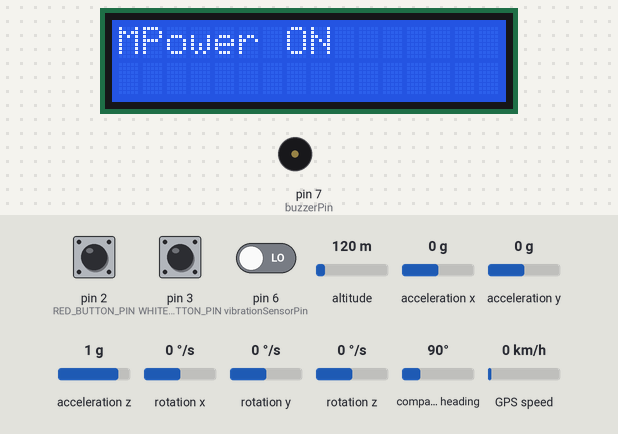
Simulated run of this sketch. Board: Arduino Uno, built with avr-gcc and run on an emulated ATmega328P. On the bench: 16×2 character LCD, buzzer (waves = sounding, pin HIGH). Wiring (inferred from the names in the program): MPU-6050 motion sensor at I2C address 0x68. The inputs (shaded band) are chosen by the test bench; at power-on: pin 3 (WHITE_BUTTON_PIN) LOW, pin 6 (vibrationSensorPin) LOW, pin 2 (RED_BUTTON_PIN) LOW, acceleration z 1 g, altitude 120 m, acceleration x 0 g, acceleration y 0 g, rotation x 0 °/s, rotation y 0 °/s, rotation z 0 °/s, compass heading 90°, GPS speed 0 km/h. The GPS gets a fix after 3 s at 37.7749, -122.4194 with 8 satellites; the modem accepts every AT command (registered, SIM ready, sends succeed) and sends nothing else; what the sketch prints to the serial monitor is not drawn.

Above: at 1.7 s.
At 10.6 s:
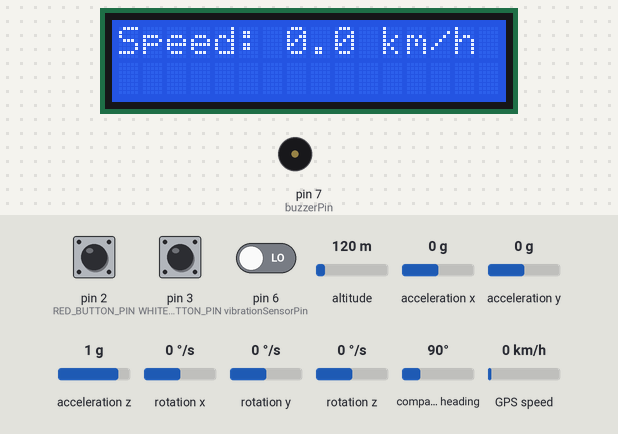
10.7 s: pin 3 (WHITE_BUTTON_PIN) pulled HIGH for 0.15 s
At 11.8 s:
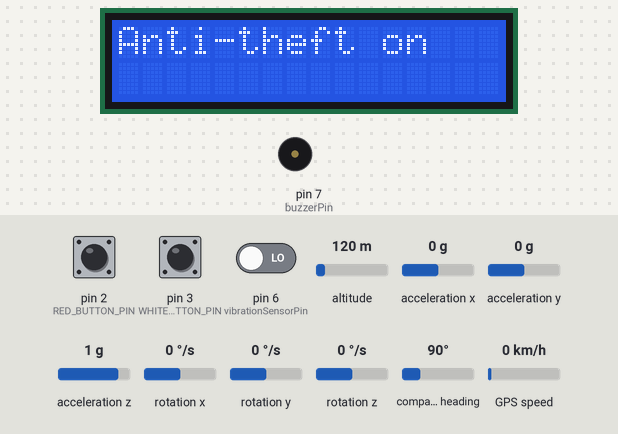
13.8 s: pin 6 (vibrationSensorPin) driven HIGH
16.8 s: pin 2 (RED_BUTTON_PIN) pulled HIGH for 1 s
At 18.6 s:
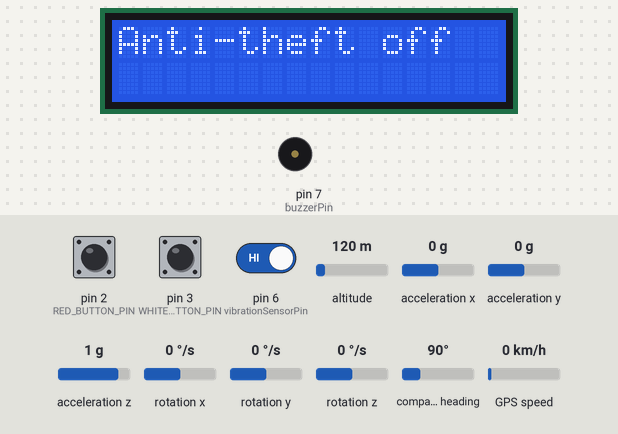
20.8 s: pin 2 (RED_BUTTON_PIN) pulled HIGH for 0.15 s
22.4 s: pin 3 (WHITE_BUTTON_PIN) pulled HIGH for 1 s
At 24.4 s:
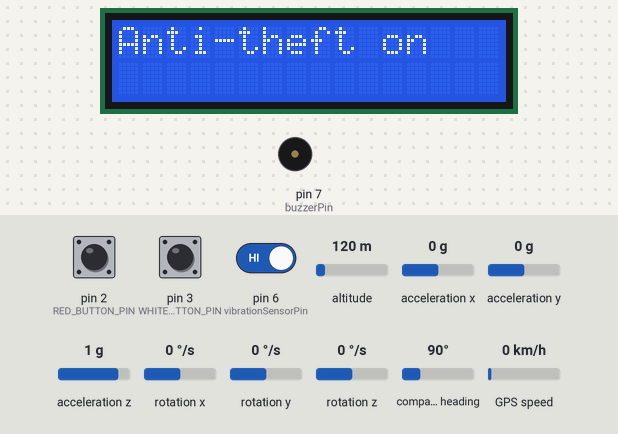
24.9 s: acceleration z set to 0.1 g
26.6 s: acceleration z set to -0.2 g
At 27.7 s:
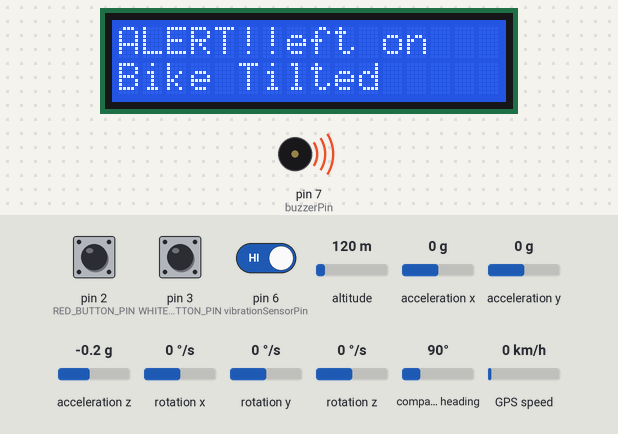
Timing chart, 0 to 32.9 s (numbered marks = the images above; inputs shaded):
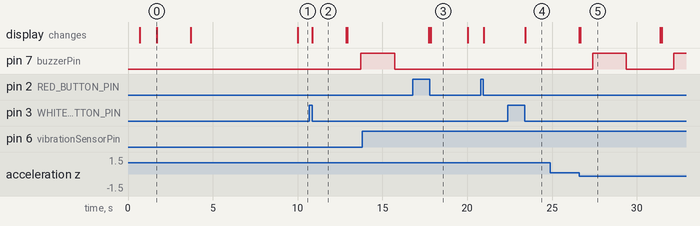

Measured:
- the behaviour switches between 0 and -0.1 g on acceleration z (found by bisection; images 4 and 5)
- after the input at 10.7 s, pin 7 (buzzerPin): LOW → HIGH after 3.0 s; the display: changes after 0.17 s (image 2)
- after the input at 16.8 s, the display: first differs from a run without the input after 1.0 s (image 3)
- after the input at 22.4 s, the display: changes after 1.0 s (image 4)
- after the input at 24.9 s, every drawn part: stays the same
- after the input at 26.6 s, pin 7 (buzzerPin): LOW → HIGH after 0.79 s, → LOW 2.0 s later, → HIGH 2.8 s later; the display: first changes at once (image 5 shows a later state)
- what the display in image 0 shows lasts 2.0 s, from 1.7 s to 3.7 s
- what the display in image 3 shows lasts 2.2 s, from 17.8 s to 20.0 s

The sketch:

mactim.ino
```cpp
#include <Wire.h>
#include <LiquidCrystal_I2C.h>
#include <MPU6050.h>
#include <SoftwareSerial.h>
#include <TinyGPS++.h>

// Function declarations
void checkAccelerometer();
void checkVibration();
void displayString(String str, int row, int col);
void sendSMS(String recipient, String message);
String getGoogleMapsLink();
float calculateSpeed();
void displaySpeed(float speed);
void countPulse();
void checkSpeed();

// Pin definitions
#define RED_BUTTON_PIN 2
#define WHITE_BUTTON_PIN 3
#define irPin 4
#define accInterruptPin 5
#define vibrationSensorPin 6
#define buzzerPin 7
#define GSM_RX_PIN 10
#define GSM_TX_PIN 11
#define GPS_RX_PIN 14
#define GPS_TX_PIN 15

const float tireRadius = 0.3; // Radius of the tire in meters
const float tireCircumference = 2 * PI * tireRadius;
const int numSpokes = 6;
const int speedLimit = 30;

volatile unsigned int pulseCount = 0; // Counter for the number of pulses from the IR sensor
unsigned long prevTime = 0; // Previous time of pulse count measurement

const int MPU = 0x68; // MPU6050 I2C address

LiquidCrystal_I2C lcd(0x27, 16, 2);
MPU6050 mpu;
SoftwareSerial gsmSerial(GSM_RX_PIN, GSM_TX_PIN);
SoftwareSerial gpsSerial(GPS_RX_PIN, GPS_TX_PIN);
TinyGPSPlus gps;

bool antiTheftMode = false;
double latitude, longitude;
String lat_str, lng_str;

void setup() {
  pinMode(buzzerPin, OUTPUT);
  pinMode(vibrationSensorPin, INPUT);
  pinMode(WHITE_BUTTON_PIN, INPUT);
  pinMode(RED_BUTTON_PIN, INPUT);
  pinMode(accInterruptPin, INPUT);
  pinMode(GSM_RX_PIN, INPUT);
  pinMode(GSM_TX_PIN, OUTPUT);

  Serial.begin(9600);
  Wire.begin();                      // Initialize communication
  Wire.beginTransmission(MPU);       // Start communication with MPU6050
  Wire.write(0x6B);                  // Talk to the register 6B
  Wire.write(0x00);                  // Make reset - place a 0 into the 6B register
  Wire.endTransmission(true);        // End the transmission

  gsmSerial.begin(9600);
  // Configure SIM900A module
  delay(200);
  gsmSerial.println("AT");
  delay(200);
  gsmSerial.println("AT+CMGF=1"); // Set SMS mode to text
  delay(200);

  gpsSerial.begin(19200);

  lcd.init();
  lcd.backlight();
  lcd.clear();
  lcd.setCursor(0, 0);
  lcd.print("MaCTiM");
  delay(1000);
  lcd.setCursor(1, 0);
  lcd.print("Power ON");
  delay(2000);
  lcd.clear();
}

void loop() {
  if (digitalRead(WHITE_BUTTON_PIN) == HIGH) {
    delay(50);  // Debounce delay
    if (digitalRead(WHITE_BUTTON_PIN) == LOW) {
      antiTheftMode = true;
      lcd.clear();
      lcd.setCursor(0, 0);
      lcd.print("Anti-theft on");
      delay(2000);
    }
  } else if (digitalRead(RED_BUTTON_PIN) == HIGH) {
    delay(50);  // Debounce delay
    if (digitalRead(RED_BUTTON_PIN) == LOW) {
      antiTheftMode = false;
      lcd.clear();
      lcd.setCursor(0, 0);
      lcd.print("Anti-theft off");
    }
  }

  // Additional code for anti-theft mode
  if (antiTheftMode) {
    checkVibration();
    checkAccelerometer();
  } else {
    checkSpeed();
  }
}

void checkVibration() {
  if (digitalRead(vibrationSensorPin) == HIGH) {
    digitalWrite(buzzerPin, LOW);
  } else {
    displayString("ALERT!!", 0, 0);
    delay(50);
    displayString("Vibration Detected", 1, 0);
    delay(50);
    sendSMS("+9475-------", "ALERT! Vibration detected. Bike Location: " + getGoogleMapsLink());
    delay(50);
    digitalWrite(buzzerPin, HIGH);
    delay(2000);
    digitalWrite(buzzerPin, LOW);
    delay(2000);
    lcd.clear();
  }
}

void checkAccelerometer() {
  int16_t ax, ay, az;
  mpu.getAcceleration(&ax, &ay, &az);

  float roll = atan2(ay, az) * 180.0 / PI;
  float pitch = atan2(ax, az) * 180.0 / PI;

  if (abs(roll) > 60 || abs(pitch) > 60) {
    displayString("ALERT!!", 0, 0);
    delay(50);
    displayString("Bike Tilted", 1, 0);
    delay(50);
    sendSMS("+9475-------", "ALERT! Bike tilted. Bike Location: " + getGoogleMapsLink());
    digitalWrite(buzzerPin, HIGH);
    delay(2000);
    digitalWrite(buzzerPin, LOW);
    delay(2000);
    lcd.clear();
  }
}

void displayString(String str, int row, int col) {
  lcd.setCursor(col, row);
  lcd.print(str);
}

void sendSMS(String recipient, String message) {
  gsmSerial.println("AT+CMGF=1");
  delay(100);

  gsmSerial.println("AT+CMGS=\"" + recipient + "\"");
  delay(100);

  gsmSerial.println(message);
  delay(100);

  gsmSerial.write(26);
  delay(100);

  Serial.println("SMS Sent successfully!");
}

void checkSpeed() {
  if (millis() - prevTime >= 10000) {
    float speed = calculateSpeed();
    displaySpeed(speed);
    prevTime = millis();
  }
}

void countPulse() {
  pulseCount++;
}

float calculateSpeed() {
  float distance = (pulseCount * tireCircumference) / 1000.0; // Convert to kilometers
  float speed = (distance / 1.0) * 3.6; // Convert to km/h
  pulseCount = 0; // Reset the pulse count
  return speed;
}

void displaySpeed(float speed) {
  lcd.clear();
  lcd.setCursor(0, 0);
  lcd.print("Speed: ");
  lcd.print(speed, 1);
  lcd.print(" km/h");

  if (speed >= speedLimit) {
    lcd.setCursor(0, 1);
    lcd.print("Speed limit exceeded!");
  }
}

String getGoogleMapsLink() {
  while (gpsSerial.available() > 0)
    if (gps.encode(gpsSerial.read())) {
      if (gps.location.isValid()) {
        latitude = gps.location.lat();
        lat_str = String(latitude, 5);
        longitude = gps.location.lng();
        lng_str = String(longitude, 5);
      }
      Serial.println(lng_str);
      Serial.println(lat_str);
    }
  delay(100);
  String googleMapsLink = "https://www.google.com/maps/place/";
  googleMapsLink += lat_str;
  googleMapsLink += ",";
  googleMapsLink += lng_str;

  return googleMapsLink;
}
```
